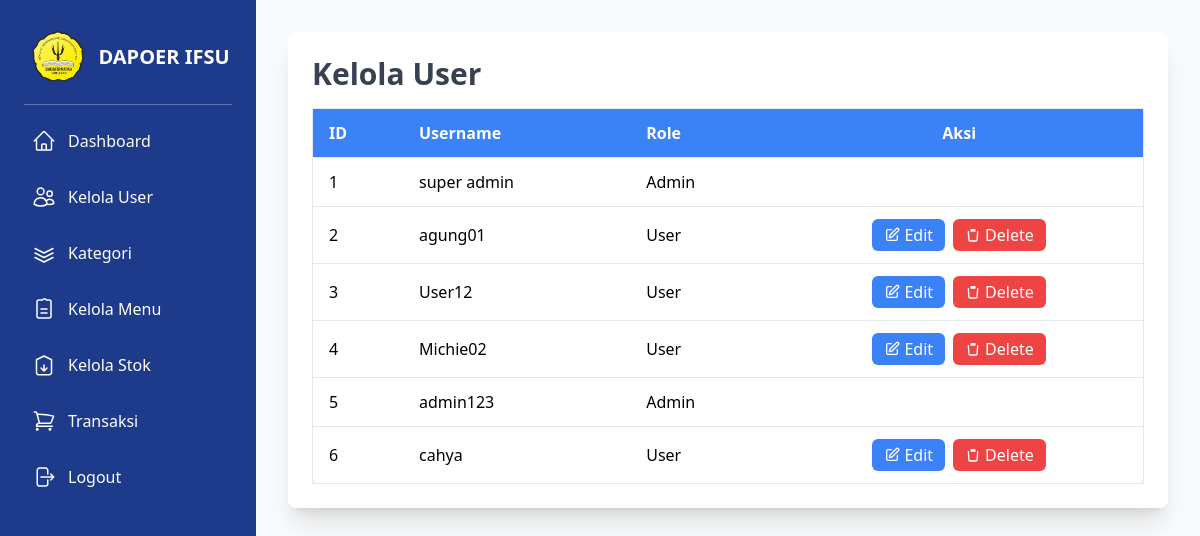
Page /admin/manage_users.php (signed in) on the earlier database version.
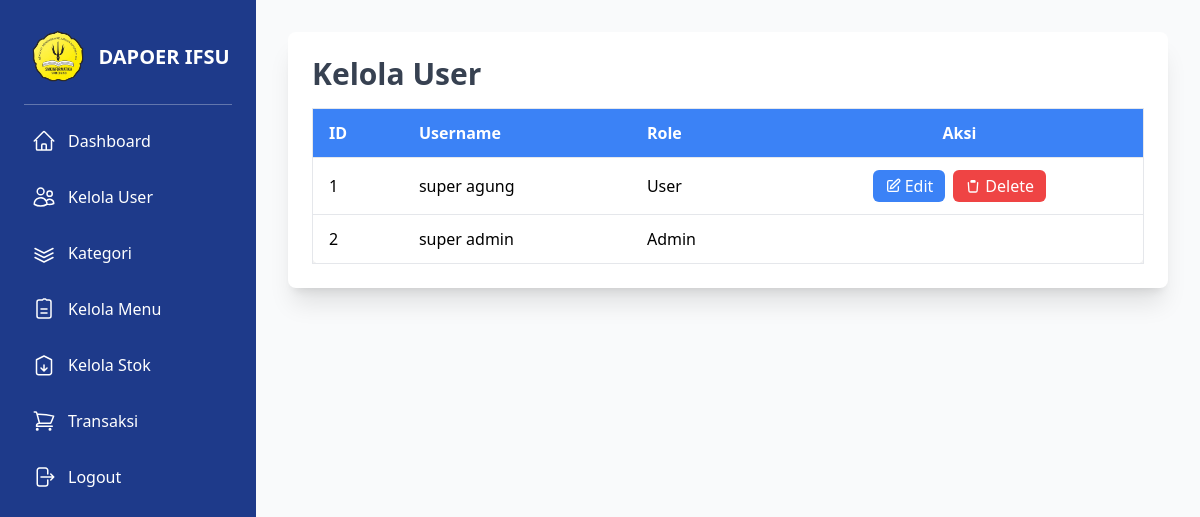
Same page on the later database version.
### tables this page shows
CREATE TABLE `users` (
  `id` int NOT NULL,
  `username` varchar(50) NOT NULL,
  `password` varchar(255) NOT NULL,
  `role` enum('admin','user') NOT NULL,
  `created_at` timestamp NULL DEFAULT CURRENT_TIMESTAMP,
  `email` varchar(255) NOT NULL,
  `profile_picture` varchar(255) DEFAULT NULL
);

### admin/manage_users.php (the view, shortened to what the changed rows need)
<?php
include('db_connection.php');
$sql = "SELECT * FROM users";
$result = $conn->query($sql);
?>
<!DOCTYPE html>
<html lang="en">
<head>
    <script src="https://cdn.tailwindcss.com"></script>
</head>
<body class="bg-gray-50">
    <div class="flex min-h-screen">
        <div class="w-64 bg-blue-900 text-white p-6 fixed h-screen">
<div class="flex items-center justify-center mb-4 gap-2">
    <h1 class="text-xl font-bold leading-tight">DAPOER IFSU</h1>
</div>
        </div>
        <div class="flex-1 p-8 ml-64">
            <div class="bg-white p-6 rounded-lg shadow-xl mb-8">
                <h2 class="text-3xl font-semibold text-gray-700 mb-4">Kelola User</h2>
<div class="overflow-x-auto">
    <table class="min-w-full table-auto bg-white border border-gray-200 rounded-lg shadow-lg">
        <thead class="bg-blue-500 text-white">
            <tr>
                <th class="py-3 px-4 border-b text-left">ID</th>
                <th class="py-3 px-4 border-b text-left">Username</th>
                <th class="py-3 px-4 border-b text-left">Role</th>
                <th class="py-3 px-4 border-b text-center">Aksi</th>
            </tr>
        </thead>
        <tbody>
            <?php
            $no = 1;
            while ($user = $result->fetch_assoc()): ?>
                <tr class="border-b hover:bg-gray-100">
                    <td class="py-3 px-4"><?php echo $no++; ?></td>
                    <td class="py-3 px-4"><?php echo htmlspecialchars($user['username']); ?></td>
                    <td class="py-3 px-4"><?php echo ucfirst(htmlspecialchars($user['role'])); ?></td>
                    <td class="py-3 px-4 text-center">
    <?php if ($user['role'] !== 'admin'): ?>
        <div class="flex justify-center gap-2">
            <a href="edit_user.php?id=<?php echo $user['id']; ?>">
                <button class="px-3 py-1 bg-blue-500 text-white rounded-md hover:bg-blue-600 active:scale-95 transition-all duration-200 flex items-center gap-1">
                    <svg xmlns="http://www.w3.org/2000/svg" class="h-4 w-4" fill="none" viewBox="0 0 24 24" stroke="currentColor">
                        <path stroke-linecap="round" stroke-linejoin="round" stroke-width="2"
                              d="M11 4H6a2 2 0 00-2 2v12a2 2 0 002 2h12a2 2 0 002-2v-5M18.5 2.5a2.121 2.121 0 013 3L12 15l-4 1 1-4 9.5-9.5z" />
                    </svg>
                    Edit
                </button>
            </a>
            <button onclick="confirmDelete(<?php echo $user['id']; ?>)"
                class="px-3 py-1 bg-red-500 text-white rounded-md hover:bg-red-600 active:scale-95 transition-all duration-200 flex items-center gap-1">
                <svg xmlns="http://www.w3.org/2000/svg" class="h-4 w-4" fill="none" viewBox="0 0 24 24" stroke="currentColor">
                    <path stroke-linecap="round" stroke-linejoin="round" stroke-width="2"
                          d="M19 7l-.867 12.142A2 2 0 0116.138 21H7.862a2 2 0 01-1.995-1.858L5 7m5-3h4m-4 0a1 1 0 00-1 1v1h6V5a1 1 0 00-1-1m-4 0h4" />
                </svg>
                Delete
            </button>
        </div>
    <?php endif; ?>
</td>
                </tr>
            <?php endwhile; ?>
        </tbody>
    </table>
</div>
            </div>
        </div>
    </div>
</body>
</html>

Differences in the rows shown:
removed users: username "agung01", role "User"
removed users: username "User12", role "User"
removed users: username "Michie02", role "User"
removed users: username "admin123", role "Admin"
removed users: username "cahya", role "User"
added users: username "super agung", role "User"
